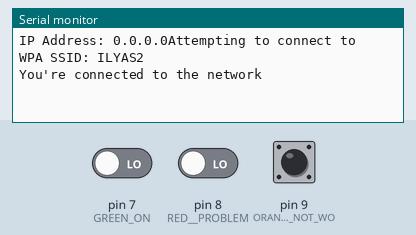
The sketch below on a simulated Arduino Mega 2560, built with avr-gcc and run on an emulated ATmega2560. On the bench: the last lines printed to the serial monitor. The test bench sets the inputs (shaded band); at power-on: pin 7 (GREEN_ON) LOW, pin 8 (RED__PROBLEM) LOW, pin 9 (ORANGE_IDEL-ON_BUT_NOT_WO) LOW. WiFi joins after 1.5 s; servers stay silent unless stated; uploads are accepted with an empty reply.

Above: at 2.7 s.
2.8 s: pin 7 (GREEN_ON) driven HIGH
At 11.5 s:
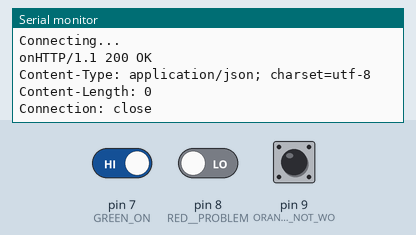
16.8 s: pin 8 (RED__PROBLEM) driven HIGH
At 20.36 s:
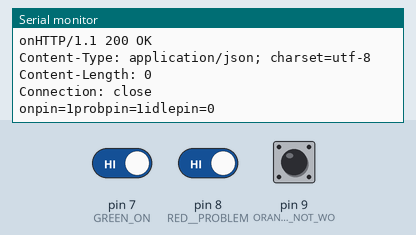
30.8 s: pin 7 (GREEN_ON) driven LOW
At 40.77 s:
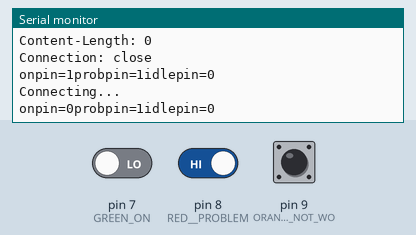
44.8 s: pin 8 (RED__PROBLEM) driven LOW
At 50.97 s:
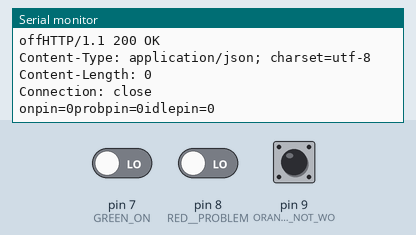
58.8 s: pin 9 (ORANGE_IDEL-ON_BUT_NOT_WO) pulled HIGH for 3 s
At 61.17 s:
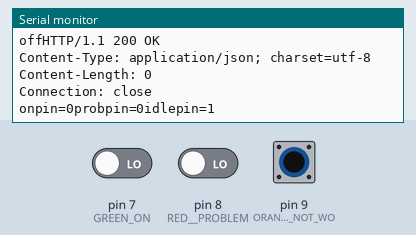
72.9 s: pin 7 (GREEN_ON) driven HIGH and pin 8 (RED__PROBLEM) driven HIGH
At 83.2 s:
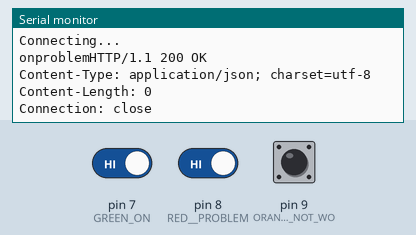

Measured:
- after the input at 2.8 s, the serial monitor: prints a new line after 7.2 s (image 1)
- after the input at 16.8 s, the serial monitor: prints a new line after 3.4 s (image 2)
- after the input at 30.8 s, the serial monitor: prints a new line after 9.8 s (image 3)
- after the input at 44.8 s, the serial monitor: prints a new line after 6.0 s (image 4)
- after the input at 58.8 s, the serial monitor: prints a new line after 2.2 s (image 5)
- after the input at 72.9 s, the serial monitor: prints a new line after 8.5 s (image 6)

The sketch:

machine2fin.ino
```cpp
/*
  WiFiEsp example: WebClientRepeating

  This sketch connects to a web server and makes an HTTP request
  using an Arduino ESP8266 module.
  It repeats the HTTP call each 10 seconds.

  For more details see: http://yaab-arduino.blogspot.com/p/wifiesp.html
*/

#include "WiFiEsp.h"

// Emulate Serial1 on pins 6/7 if not present
#ifndef HAVE_HWSERIAL1
#include "SoftwareSerial.h"
SoftwareSerial Serial1(5, 4); // RX, TX
#endif

char ssid[] = "ILYAS2";            // your network SSID (name)
char pass[] = "9884648010";        // your network password
int status = WL_IDLE_STATUS;     // the Wifi radio's status
//int gv1 =1;
//int gv;
//int rv1;
//int rv;
//int ov1;
//int ov;
//int var1=1;
int onstatus = 0;
int offstatus = 1;
int probstatus = 0;
int probsolvedstatus = 1;
int idlestatus = 0;
int idleoffstatus = 1;
//IPAddress ip(192,168,0,3);//static IP
char server[] = "192.168.1.102";

unsigned long lastConnectionTime = 0;         // last time you connected to the server, in milliseconds
const unsigned long postingInterval = 10000L; // delay between updates, in milliseconds

// Initialize the Ethernet client object
WiFiEspClient client;

void setup()
{
  // initialize serial for debugging
  Serial.begin(9600);
  // initialize serial for ESP module
  Serial1.begin(9600);

  pinMode(7, INPUT); //GREEN ON
  pinMode(8, INPUT); //RED  PROBLEM
  pinMode(9, INPUT); //ORANGE IDEL-ON BUT NOT WORKING
  // initialize ESP module
  WiFi.init(&Serial1);

  // check for the presence of the shield
  if (WiFi.status() == WL_NO_SHIELD) {
    Serial.println("WiFi shield not present");
    // don't continue
    while (true);
  }
  Serial.print("IP Address: ");
  //WiFi.config(ip);
  Serial.print(WiFi.localIP());
  // attempt to connect to WiFi network
  while ( status != WL_CONNECTED) {
    Serial.print("Attempting to connect to WPA SSID: ");
    Serial.println(ssid);
    // Connect to WPA/WPA2 network
    status = WiFi.begin(ssid, pass);
  }

  Serial.println("You're connected to the network");


}

void loop()
{
  //  int onpin = digitalRead(7);
  //  int problempin = digitalRead(8);
  //  int idlepin = digitalRead(9);
  // if there's incoming data from the net connection send it out the serial port
  // this is for debugging purposes only
  while (client.available()) {
    char c = client.read();
    Serial.write(c);
  }

  // if 10 seconds have passed since your last connection,
  // then connect again and send data
  if (millis() - lastConnectionTime > postingInterval) {
    httpRequest();
  }
}

// this method makes a HTTP connection to the server
void httpRequest()
{

  Serial.println();

  // close any connection before send a new request
  // this will free the socket on the WiFi shield
  client.stop();

  int onpinS = digitalRead(7);
  int problempinS = digitalRead(8);
  int idlepinS = digitalRead(9);
  Serial.println("onpin=" + String(onpinS) + "probpin=" + String(problempinS) + "idlepin=" + String(idlepinS));

  // close any connection before send a new request
  // this will free the socket on the WiFi shield
  // client.stop();

  // if there's a successful connection
  if (client.connect(server, 8081)) {
    Serial.println("Connecting...");
    // client.print(String("GET /READY HTTP/1.1"));
    // send the HTTP PUT request

    if ((onpinS == 1 ) && (onstatus == 0))
    {
      onstatus = 1;
      offstatus = 1;
      client.println(String("GET /ON/AIDA2 HTTP/1.1"));
      Serial.print("on");
      // gv1=1;
    }
    /*  if(gv==1)
      {

       client.print(String("GET /STG HTTP/1.1"));
       gv=0;
        }*/

    if ((onpinS == 0) && (onstatus == 1))
    {
      offstatus = 0;
      onstatus = 0;
      client.println(String("GET /OFF/AIDA2 HTTP/1.1"));
      Serial.print("off");
      //gv =1;
    }
    /*  if(var1==1)
//      {
//      client.print(String("GET /ETG HTTP/1.1"));
//      gv1=0;
//       }*/

    if ((problempinS == 1) && ( probstatus == 0))
    {
      probstatus = 1;
      probsolvedstatus = 1;
      client.println(String("GET /PROBLEM/AIDA2 HTTP/1.1"));
      Serial.print("problem");
      // rv1=1;
    }
    /* if(rv==1)
      {
      client.print(String("GET /STR HTTP/1.1"));
      rv=0;
       }*/

    if ((problempinS == 0) && (probstatus == 1))
    {
      probsolvedstatus = 0;
      probstatus = 0;
      client.println(String("GET /PROBLEMSOLVED/AIDA2 HTTP/1.1"));
      Serial.print("off");
      //  rv =1;
    }
    if ((idlepinS == 1) && (idlestatus == 0))
    {
      idlestatus = 1;
      idleoffstatus = 1;
      client.println(String("GET /IDLE/AIDA2 HTTP/1.1"));
      Serial.print("idle");
      //  rv =1;
    }
    if ((idlepinS == 0) && ( idlestatus == 1))
    {
      idleoffstatus = 0;
      idlestatus = 0;
      client.println(String("GET /IDLEOFF/AIDA2 HTTP/1.1"));
      Serial.print("idleoff");
      //  rv =1;
    }


    /*if(rv1==1)
      {
      client.print(String("GET /ETR HTTP/1.1"));
      rv1=0;
      }*/


    // note the time that the connection was made
    lastConnectionTime = millis();
  }
  else {
    // if you couldn't make a connection
    Serial.println("Connection failed");
  }
}
```
